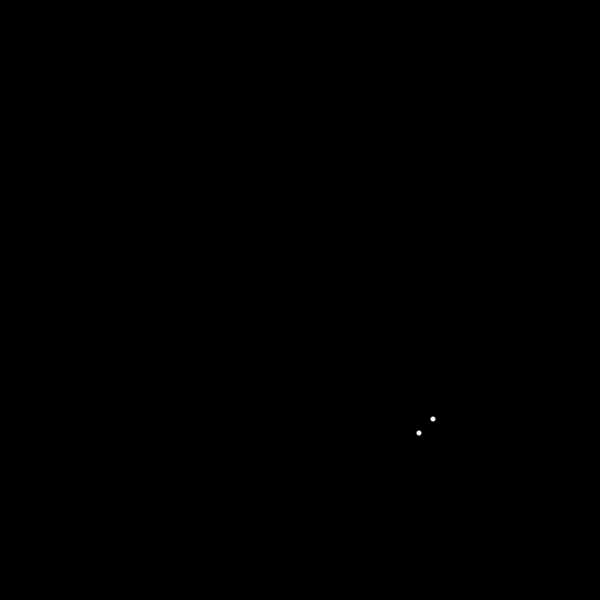
Frame 1 (no input)
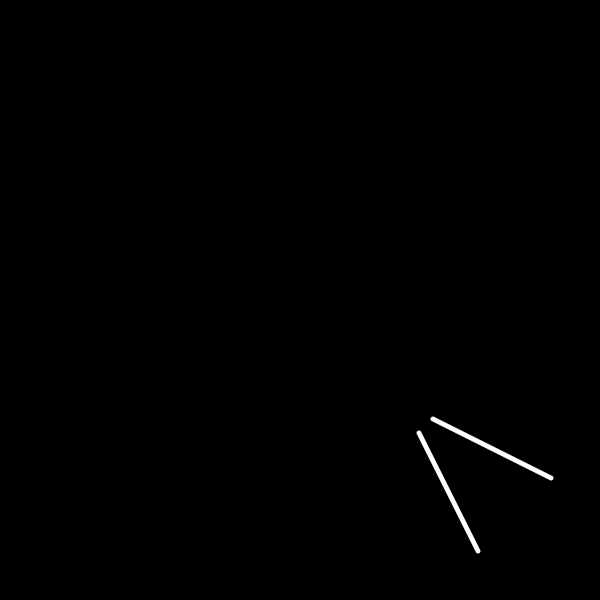
Frame 60 (the mouse pressed at the canvas centre just before this capture)
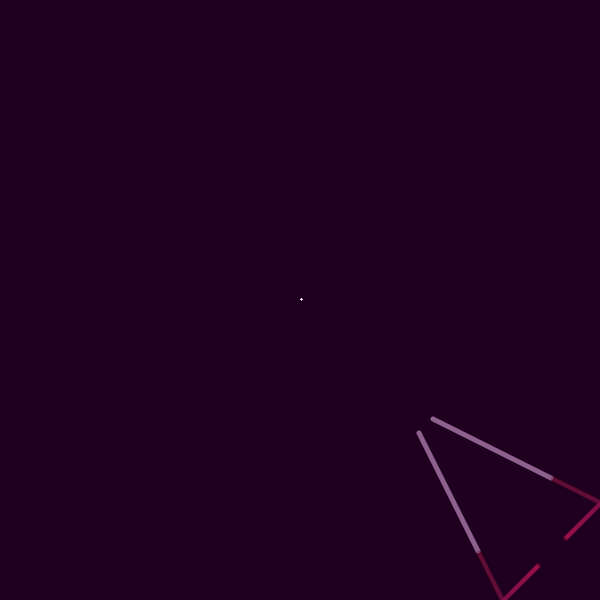
Frame 120 (the mouse held since frame 60 and released just before this capture)

The Processing sketch that drew these frames (run headless with seeded random() and noise(); from frame 60 on, the mouse is pressed at the canvas centre):

// Processing sketch: processing_23027
// ── processing_23027.pde

//midterm//

float x;
float y;
float directionX;
float directionY;
 
 
void setup(){
  size(600,600);
   background(0);
   smooth();
   
  x = 433;
  y = 419;
  directionX = 2;
  directionY = 1;  
   
   
    
   noStroke();
    
 
    
     
}
 
void draw(){
  
    if (mousePressed == true) {
   //click to draw 

  {
  fill(70, 9, 82, 4);
  noStroke();
  rect(0, 0, width, height);
  fill(255);
  
  
  text(".", mouseX, mouseY);

  fill(189, 21, 80, 100);
  
  }
}
  
  
 
  frameRate (100);
   
    ellipse(x, y, 5, 5);
    ellipse(y, x, 5, 5);
    
    
   
    x += directionX;
    y += directionY;

    if(y > height){
      directionY = -1;
    }
    
    if(y < 400){
    directionY = 8;
     
}

if(x > width){
  directionX = -1;
}

if(x < 0){
  directionX = 1;
  
  
}

}
     void keyReleased(){
  if (key=='r') setup();
}
  
  
